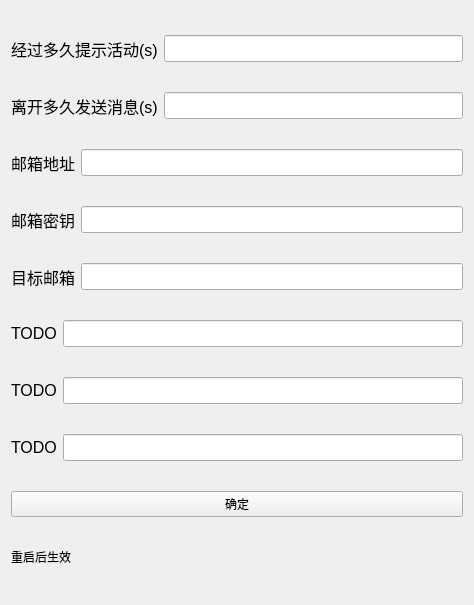
<?xml version="1.0" encoding="UTF-8"?>
<ui version="4.0">
 <class>SettingWindow</class>
 <widget class="QWidget" name="SettingWindow">
  <property name="geometry">
   <rect>
    <x>0</x>
    <y>0</y>
    <width>474</width>
    <height>605</height>
   </rect>
  </property>
  <property name="windowTitle">
   <string>Form</string>
  </property>
  <layout class="QVBoxLayout" name="verticalLayout">
   <item>
    <layout class="QHBoxLayout" name="horizontalLayout_2">
     <item>
      <widget class="QLabel" name="label_2">
       <property name="font">
        <font>
         <pointsize>12</pointsize>
        </font>
       </property>
       <property name="text">
        <string>经过多久提示活动(s)</string>
       </property>
      </widget>
     </item>
     <item>
      <widget class="QLineEdit" name="water_time">
       <property name="font">
        <font>
         <pointsize>12</pointsize>
        </font>
       </property>
      </widget>
     </item>
    </layout>
   </item>
   <item>
    <layout class="QHBoxLayout" name="horizontalLayout">
     <item>
      <widget class="QLabel" name="label">
       <property name="font">
        <font>
         <pointsize>12</pointsize>
        </font>
       </property>
       <property name="text">
        <string>离开多久发送消息(s)</string>
       </property>
      </widget>
     </item>
     <item>
      <widget class="QLineEdit" name="waiting_time">
       <property name="font">
        <font>
         <pointsize>12</pointsize>
        </font>
       </property>
      </widget>
     </item>
    </layout>
   </item>
   <item>
    <layout class="QHBoxLayout" name="horizontalLayout_3">
     <item>
      <widget class="QLabel" name="label_3">
       <property name="font">
        <font>
         <pointsize>12</pointsize>
        </font>
       </property>
       <property name="text">
        <string>邮箱地址</string>
       </property>
      </widget>
     </item>
     <item>
      <widget class="QLineEdit" name="email_address">
       <property name="font">
        <font>
         <pointsize>12</pointsize>
        </font>
       </property>
       <property name="echoMode">
        <enum>QLineEdit::EchoMode::Password</enum>
       </property>
      </widget>
     </item>
    </layout>
   </item>
   <item>
    <layout class="QHBoxLayout" name="horizontalLayout_4">
     <item>
      <widget class="QLabel" name="label_4">
       <property name="font">
        <font>
         <pointsize>12</pointsize>
        </font>
       </property>
       <property name="text">
        <string>邮箱密钥</string>
       </property>
      </widget>
     </item>
     <item>
      <widget class="QLineEdit" name="email_password">
       <property name="font">
        <font>
         <pointsize>12</pointsize>
        </font>
       </property>
       <property name="echoMode">
        <enum>QLineEdit::EchoMode::Password</enum>
       </property>
      </widget>
     </item>
    </layout>
   </item>
   <item>
    <layout class="QHBoxLayout" name="horizontalLayout_5">
     <item>
      <widget class="QLabel" name="label_5">
       <property name="font">
        <font>
         <pointsize>12</pointsize>
        </font>
       </property>
       <property name="text">
        <string>目标邮箱</string>
       </property>
      </widget>
     </item>
     <item>
      <widget class="QLineEdit" name="to_email_address">
       <property name="font">
        <font>
         <pointsize>12</pointsize>
        </font>
       </property>
       <property name="echoMode">
        <enum>QLineEdit::EchoMode::Password</enum>
       </property>
      </widget>
     </item>
    </layout>
   </item>
   <item>
    <layout class="QHBoxLayout" name="horizontalLayout_6">
     <item>
      <widget class="QLabel" name="label_6">
       <property name="font">
        <font>
         <pointsize>12</pointsize>
        </font>
       </property>
       <property name="text">
        <string>TODO</string>
       </property>
      </widget>
     </item>
     <item>
      <widget class="QLineEdit" name="lineEdit_6">
       <property name="font">
        <font>
         <pointsize>12</pointsize>
        </font>
       </property>
      </widget>
     </item>
    </layout>
   </item>
   <item>
    <layout class="QHBoxLayout" name="horizontalLayout_7">
     <item>
      <widget class="QLabel" name="label_7">
       <property name="font">
        <font>
         <pointsize>12</pointsize>
        </font>
       </property>
       <property name="text">
        <string>TODO</string>
       </property>
      </widget>
     </item>
     <item>
      <widget class="QLineEdit" name="lineEdit_7">
       <property name="font">
        <font>
         <pointsize>12</pointsize>
        </font>
       </property>
      </widget>
     </item>
    </layout>
   </item>
   <item>
    <layout class="QHBoxLayout" name="horizontalLayout_8">
     <item>
      <widget class="QLabel" name="label_8">
       <property name="font">
        <font>
         <pointsize>12</pointsize>
        </font>
       </property>
       <property name="text">
        <string>TODO</string>
       </property>
      </widget>
     </item>
     <item>
      <widget class="QLineEdit" name="lineEdit_8">
       <property name="font">
        <font>
         <pointsize>12</pointsize>
        </font>
       </property>
      </widget>
     </item>
    </layout>
   </item>
   <item>
    <widget class="QPushButton" name="pushButton">
     <property name="text">
      <string>确定</string>
     </property>
    </widget>
   </item>
   <item>
    <widget class="QLabel" name="label_9">
     <property name="maximumSize">
      <size>
       <width>16777215</width>
       <height>20</height>
      </size>
     </property>
     <property name="text">
      <string>重启后生效</string>
     </property>
    </widget>
   </item>
  </layout>
 </widget>
 <resources/>
 <connections>
  <connection>
   <sender>pushButton</sender>
   <signal>clicked()</signal>
   <receiver>SettingWindow</receiver>
   <slot>confirmBC()</slot>
   <hints>
    <hint type="sourcelabel">
     <x>232</x>
     <y>572</y>
    </hint>
    <hint type="destinationlabel">
     <x>318</x>
     <y>313</y>
    </hint>
   </hints>
  </connection>
 </connections>
 <slots>
  <slot>confirmBC()</slot>
 </slots>
</ui>
